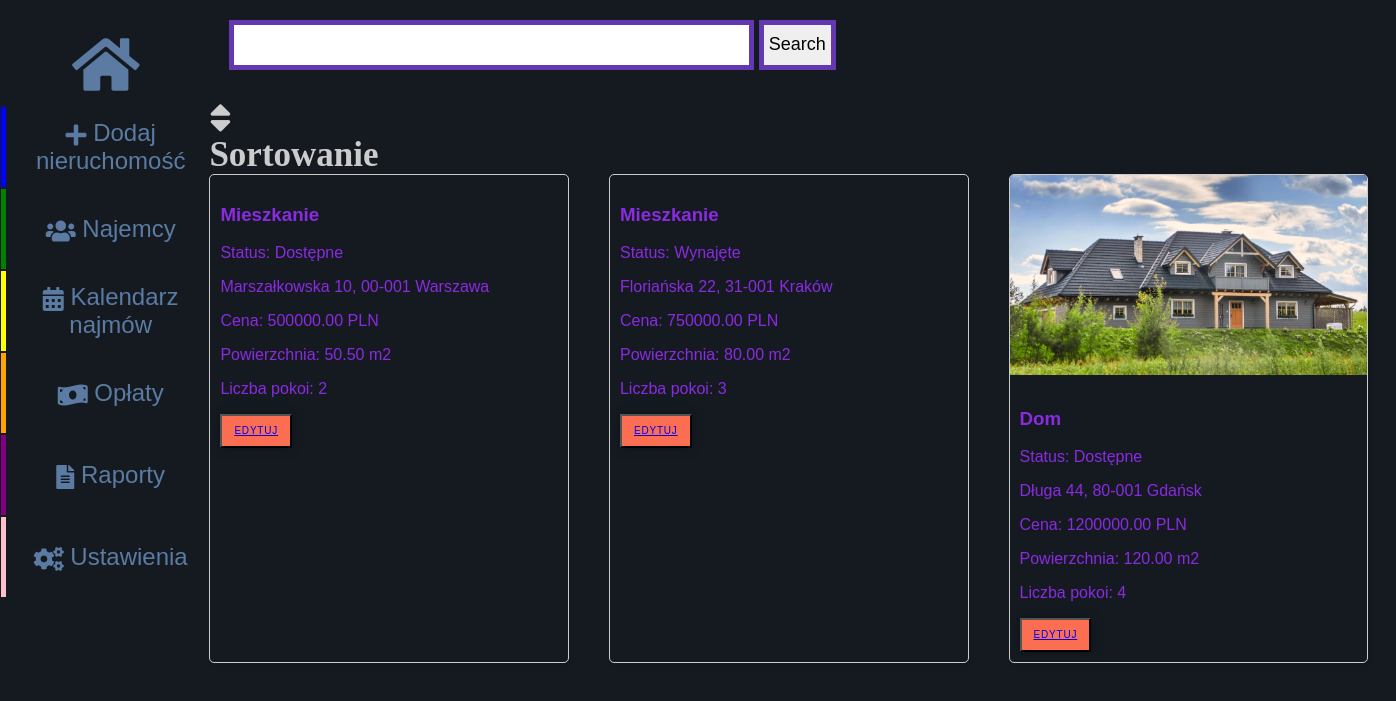
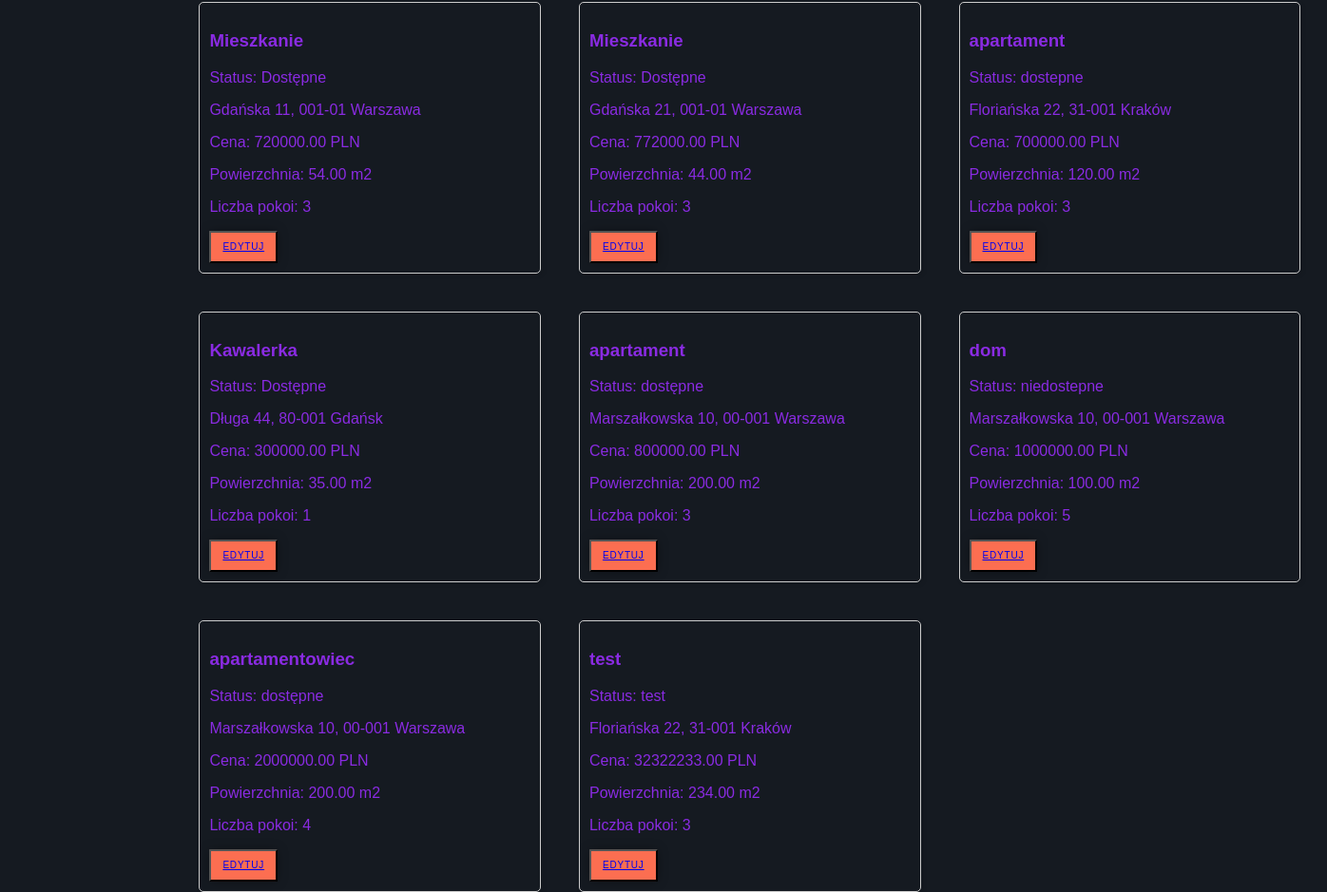
Before: / with the older database file (2 pictures, top to bottom).
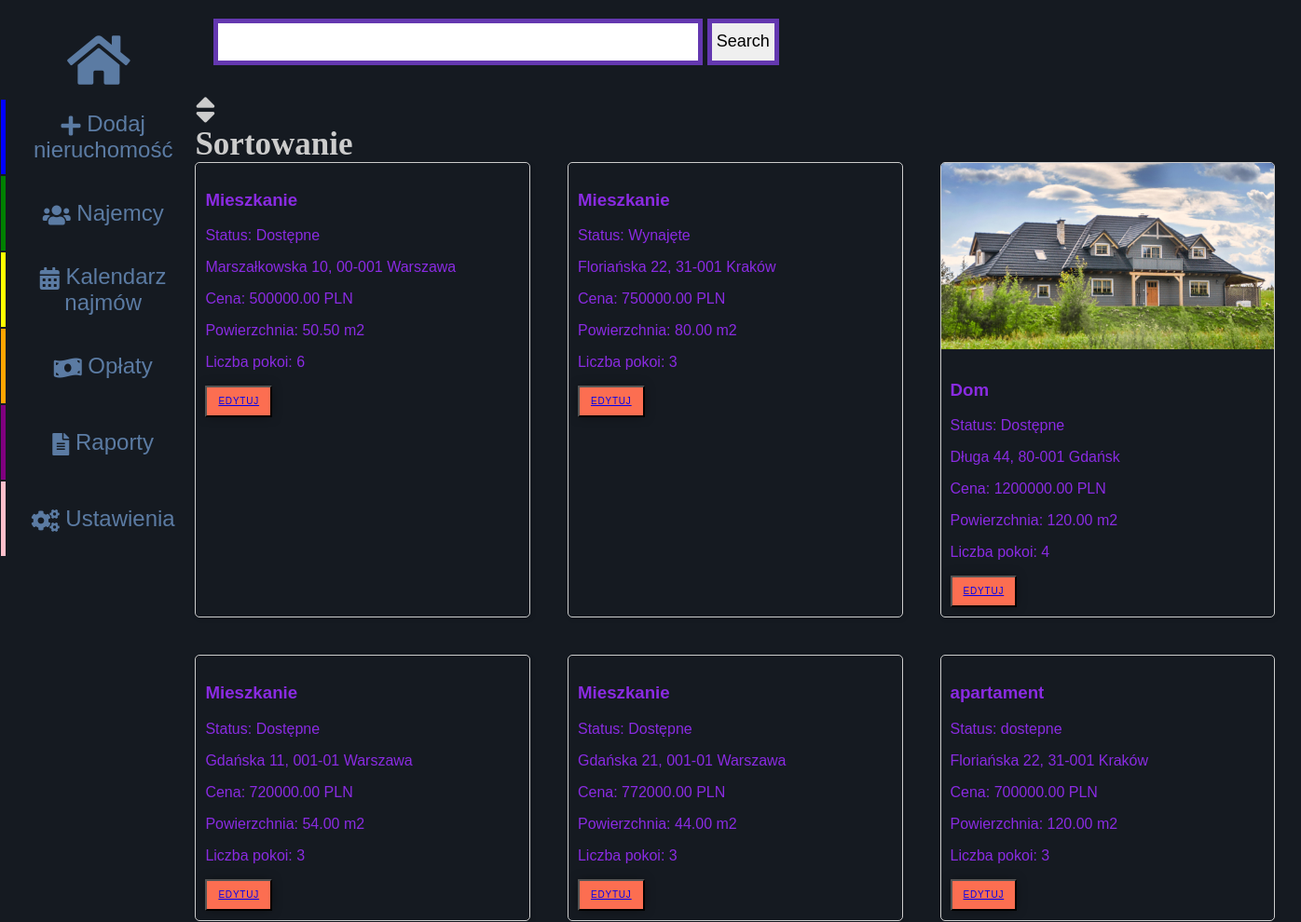
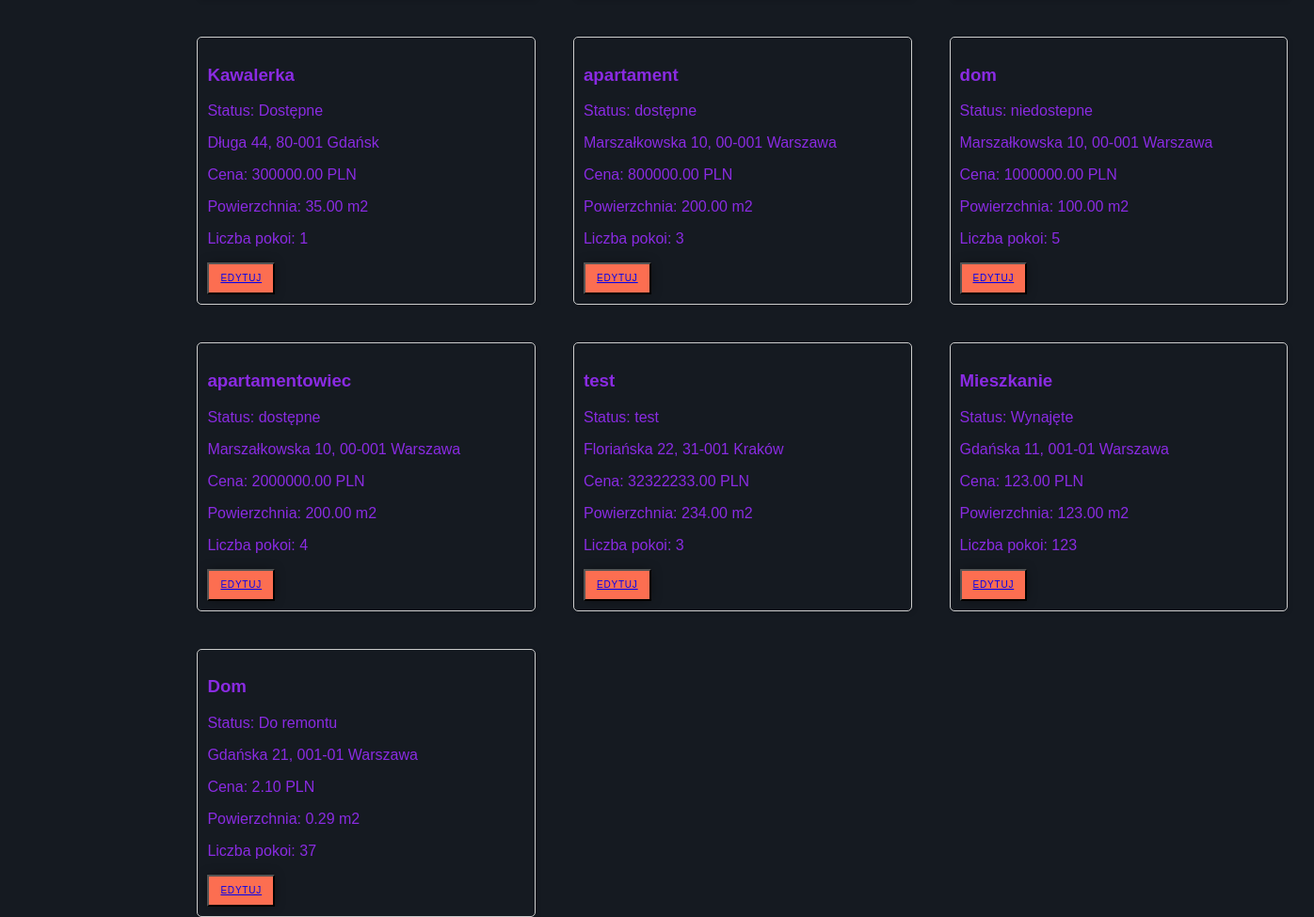
After: the same page with the newer database file (2 pictures, top to bottom).
### listings/models.py (models this page shows, shortened)
class Nieruchomosc(models.Model):
    STATUS_CHOICES = [
        ('Na Sprzedaż', 'Na Sprzedaż'),
        ('Wynajęte', 'Wynajęte'),
        ('Do wynajęcia', 'Do wynajęcia'),
        ('Do remontu', 'Do remontu')
    ]
    TYP_CHOICES = [
        ('Dom', 'Dom'),
        ('Mieszkanie', 'Mieszkanie'),
    ]
    Status = models.CharField(max_length=50, choices=STATUS_CHOICES)
    ID_nieruchomosci = models.AutoField(primary_key=True)
    ID_adresu = models.ForeignKey(Adres, on_delete=models.CASCADE, db_column='ID_adresu')
    Powierzchnia = models.DecimalField(max_digits=10, decimal_places=2)
    Liczba_pokoi = models.IntegerField()
    Cena = models.DecimalField(max_digits=10, decimal_places=2)
    Typ_nieruchomosci = models.CharField(max_length=50, choices=TYP_CHOICES)
    Opis = models.TextField(blank=True)  # Opcjonalne
    class Meta:
        db_table='Nieruchomosci'

class Adres(models.Model):
    ID_adresu = models.AutoField(primary_key=True)
    Kraj = models.CharField(max_length=100)
    Miasto = models.CharField(max_length=100)
    Kod_pocztowy = models.CharField(max_length=20)
    Ulica = models.CharField(max_length=255)
    Numer_domu = models.CharField(max_length=10)
    Numer_mieszkania = models.CharField(max_length=10, blank=True, null=True)  # Opcjonalne
    class Meta:
        db_table='Adresy'
    def __str__(self):
        return f"{self.Ulica} {self.Numer_domu}, {self.Kod_pocztowy} {self.Miasto}"

class Zdjecie(models.Model):
    ID_zdjecia = models.AutoField(primary_key=True)
    Obraz = models.ImageField(upload_to='zdjecia_nieruchomosci')  # Przechowuje ścieżkę do pliku
    ID_nieruchomosci = models.ForeignKey(Nieruchomosc, on_delete=models.CASCADE , db_column='ID_nieruchomosci')  # Relacja z Nieruchomosc
    class Meta:
        db_table='Zdjecia'

### listings/views.py (the view)
# urls.py: path('', views.lista_nieruchomosci, name='lista_nieruchomosci'),
def lista_nieruchomosci(request):
    nieruchomosci_list = Nieruchomosc.objects.all()
    adres_search_filter = AdresSearchFilter(request.GET, queryset=nieruchomosci_list)
    nieruchomosci_filter = NieruchomosciFilter(request.GET, queryset=adres_search_filter.qs)
    sort_filter = SortFilter(request.GET, queryset=nieruchomosci_filter.qs)
    nieruchomosci = sort_filter.qs
    kontekst = {
        'nieruchomosci': nieruchomosci,
        'nieruchomosci_filter': nieruchomosci_filter,
        'adres_search_filter': adres_search_filter,
        'sort_filter': sort_filter
    }
    return render(request, 'lista_nieruchomosci.html', kontekst)  # Wyświetl listę

### templates/lista_nieruchomosci.html (shortened to what this page needs)
<!DOCTYPE html>
<html>
<head>
    {% load static %}
    <link rel="stylesheet" type="text/css" href="{% static 'style.css' %}">
    <link rel="stylesheet" href="https://cdnjs.cloudflare.com/ajax/libs/font-awesome/5.15.4/css/all.min.css">
</head>
<body>
<div class="sidebar">
    <a href="{% url 'lista_nieruchomosci' %}" style="display: flex; align-items: center; justify-content: center; margin-top: 25px;">
        <button style="background: none; border: none;"><i class="fas fa-home" style="font-size: 60px;"></i></button>
    </a>
    <a href="{% url 'dodaj_nieruchomosc' %}" class="button-2">
        <button><i class="fas fa-plus"></i> Dodaj nieruchomość</button>
    </a>
    <a href="{% url 'lista_najemcow' %}" class="button-3">
        <button><i class="fas fa-users"></i> Najemcy</button>
    </a>
    <a href="{% url 'kalendarz_najmow' %}" class="button-4">
        <button><i class="fas fa-calendar-alt"></i> Kalendarz najmów</button>
    </a>
    <a href="{% url 'lista_oplat' %}" class="button-5">
        <button><i class="fas fa-money-bill-wave"></i> Opłaty</button>
    </a>
    <a href="{% url 'raporty' %}" class="button-6">
        <button><i class="fas fa-file-alt"></i> Raporty</button>
    </a>
    <a href="{% url 'ustawienia' %}"class="button-7">
        <button><i class="fas fa-cogs"></i> Ustawienia</button>
    </a>
</div>
<div class="topnav">
            <form method="get">
            {{ adres_search_filter.form.adres }}
            <button>Search</button>
            </form>
        </div>
<div class="content">
    <div class="sort-filtr">
        <i class="fas fa-sort"> {{ sort_filter.form.ordering.label }}</i>
    </div>
</div>
        <div class="nieruchomosci-lista">
            {% for nieruchomosc in nieruchomosci %}
                <div class="nieruchomosc">
                    {% if nieruchomosc.zdjecie_set.all %}
                        {% with zdjecie=nieruchomosc.zdjecie_set.first %}
                            <img src="{{ zdjecie.Obraz.url }}" alt="{{ nieruchomosc.Typ_nieruchomosci }}">
                        {% endwith %}
                    {% endif %}
                    <div class="nieruchomosc-info">
                        <h3>{{ nieruchomosc.Typ_nieruchomosci }}</h3>
                        <p>Status: {{ nieruchomosc.Status }}</p>
                        <p>{{ nieruchomosc.ID_adresu }}</p>
                        <p>Cena: {{ nieruchomosc.Cena }} PLN</p>
                        <p>Powierzchnia: {{ nieruchomosc.Powierzchnia }} m2</p>
                        <p>Liczba pokoi: {{ nieruchomosc.Liczba_pokoi }}</p>
                        <button><a href="nieruchomosci/{{ nieruchomosc.ID_nieruchomosci }}/edytuj/">Edytuj</a></button>
                    </div>
                </div>
            {% endfor %}
        </div>
</body>
</html>

Changed rows visible on the page:
changed Nieruchomosc (number 1 of 13 on the later page): Liczba_pokoi "2" → "6"
added Nieruchomosc: Typ_nieruchomosci "Mieszkanie", Status "Wynajęte", ID_adresu "Gdańska 11, 001-01 Warszawa", Cena "123.00", Powierzchnia "123.00", Liczba_pokoi "123"
added Nieruchomosc: Typ_nieruchomosci "Dom", Status "Do remontu", ID_adresu "Gdańska 21, 001-01 Warszawa", Cena "2.10", Powierzchnia "0.29", Liczba_pokoi "37"
